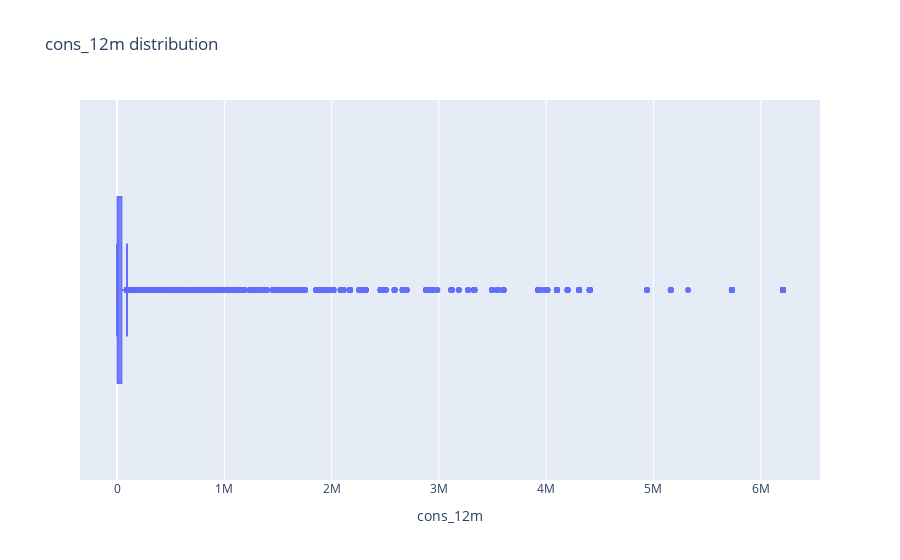
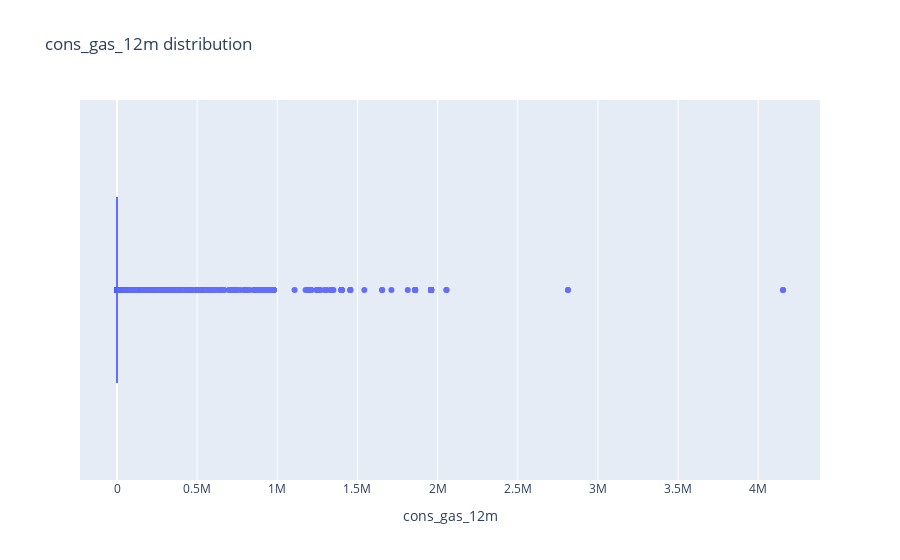
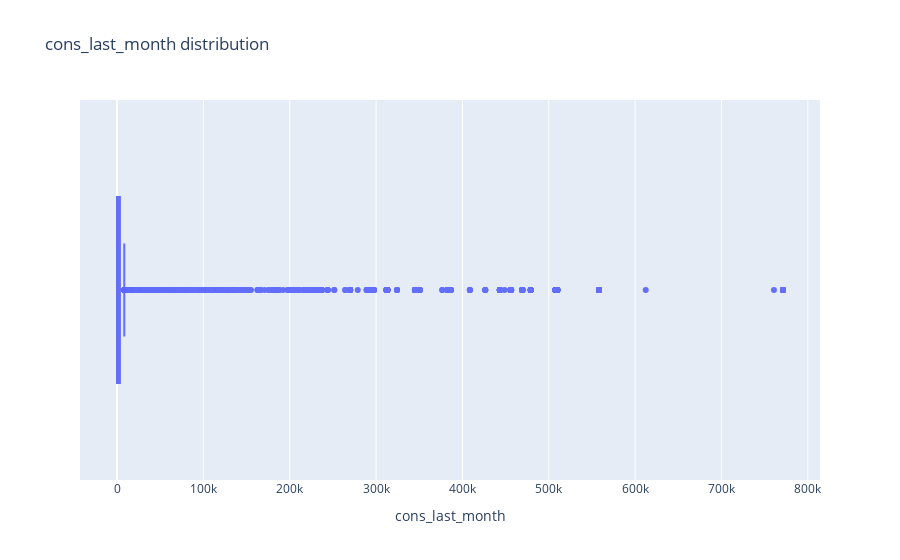
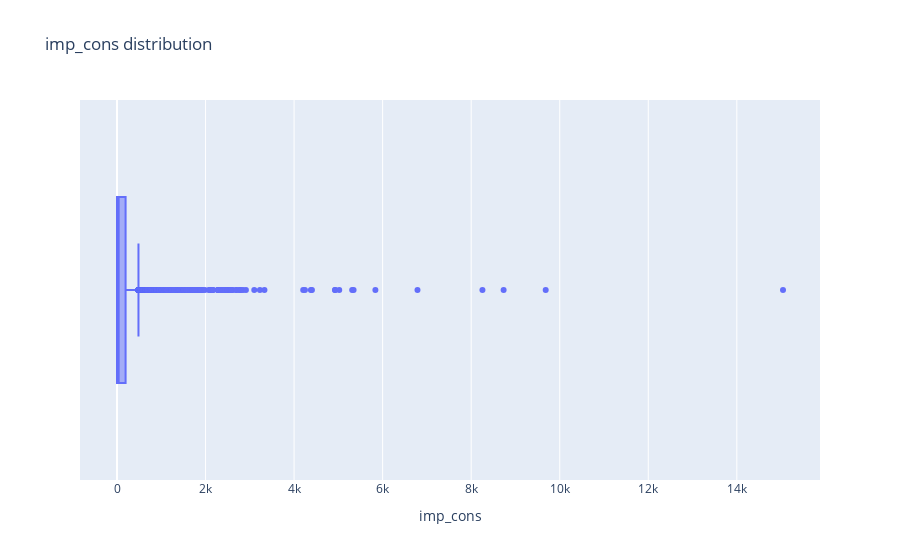

Notebook source saved alongside these figures, in order:
### Markdown cell above
### check consumption features has outliers / extream values.

### Code cell
#checking out liers on numeric features
outlier_check_cols=client_df[['cons_12m', 'cons_gas_12m', 'cons_last_month', 'imp_cons']]
for col in outlier_check_cols.columns:
     fig=px.box(data_frame=outlier_check_cols,x=outlier_check_cols[col],title=f"{col} distribution")
     fig.update_layout(xaxis_title=f"{col}")
     fig.show()

### Figure 1 — Plotly figure (JSON) as saved in the notebook; plotly's stock layout.template omitted (floating-point values rounded to 4 significant figures; data arrays with more than 128 entries replaced by an {"elided": "..."} marker saying what was removed)
{"data": [{"alignmentgroup": "True", "hovertemplate": "cons_12m=%{x}<extra></extra>", "legendgroup": "", "marker": {"color": "#636efa"}, "name": "", "notched": false, "offsetgroup": "", "orientation": "h", "showlegend": false, "type": "box", "x": {"elided": "14606 int values"}, "x0": " ", "xaxis": "x", "y0": " ", "yaxis": "y"}], "layout": {"boxmode": "group", "legend": {"tracegroupgap": 0}, "title": {"text": "cons_12m distribution"}, "xaxis": {"anchor": "y", "domain": [0, 1], "title": {"text": "cons_12m"}}, "yaxis": {"anchor": "x", "domain": [0, 1]}}}

### Figure 2 — Plotly figure (JSON) as saved in the notebook; plotly's stock layout.template omitted (floating-point values rounded to 4 significant figures; data arrays with more than 128 entries replaced by an {"elided": "..."} marker saying what was removed)
{"data": [{"alignmentgroup": "True", "hovertemplate": "cons_gas_12m=%{x}<extra></extra>", "legendgroup": "", "marker": {"color": "#636efa"}, "name": "", "notched": false, "offsetgroup": "", "orientation": "h", "showlegend": false, "type": "box", "x": {"elided": "14606 int values"}, "x0": " ", "xaxis": "x", "y0": " ", "yaxis": "y"}], "layout": {"boxmode": "group", "legend": {"tracegroupgap": 0}, "title": {"text": "cons_gas_12m distribution"}, "xaxis": {"anchor": "y", "domain": [0, 1], "title": {"text": "cons_gas_12m"}}, "yaxis": {"anchor": "x", "domain": [0, 1]}}}

### Figure 3 — Plotly figure (JSON) as saved in the notebook; plotly's stock layout.template omitted (floating-point values rounded to 4 significant figures; data arrays with more than 128 entries replaced by an {"elided": "..."} marker saying what was removed)
{"data": [{"alignmentgroup": "True", "hovertemplate": "cons_last_month=%{x}<extra></extra>", "legendgroup": "", "marker": {"color": "#636efa"}, "name": "", "notched": false, "offsetgroup": "", "orientation": "h", "showlegend": false, "type": "box", "x": {"elided": "14606 int values"}, "x0": " ", "xaxis": "x", "y0": " ", "yaxis": "y"}], "layout": {"boxmode": "group", "legend": {"tracegroupgap": 0}, "title": {"text": "cons_last_month distribution"}, "xaxis": {"anchor": "y", "domain": [0, 1], "title": {"text": "cons_last_month"}}, "yaxis": {"anchor": "x", "domain": [0, 1]}}}

### Figure 4 — Plotly figure (JSON) as saved in the notebook; plotly's stock layout.template omitted (floating-point values rounded to 4 significant figures; data arrays with more than 128 entries replaced by an {"elided": "..."} marker saying what was removed)
{"data": [{"alignmentgroup": "True", "hovertemplate": "imp_cons=%{x}<extra></extra>", "legendgroup": "", "marker": {"color": "#636efa"}, "name": "", "notched": false, "offsetgroup": "", "orientation": "h", "showlegend": false, "type": "box", "x": {"elided": "14606 float values"}, "x0": " ", "xaxis": "x", "y0": " ", "yaxis": "y"}], "layout": {"boxmode": "group", "legend": {"tracegroupgap": 0}, "title": {"text": "imp_cons distribution"}, "xaxis": {"anchor": "y", "domain": [0, 1], "title": {"text": "imp_cons"}}, "yaxis": {"anchor": "x", "domain": [0, 1]}}}
